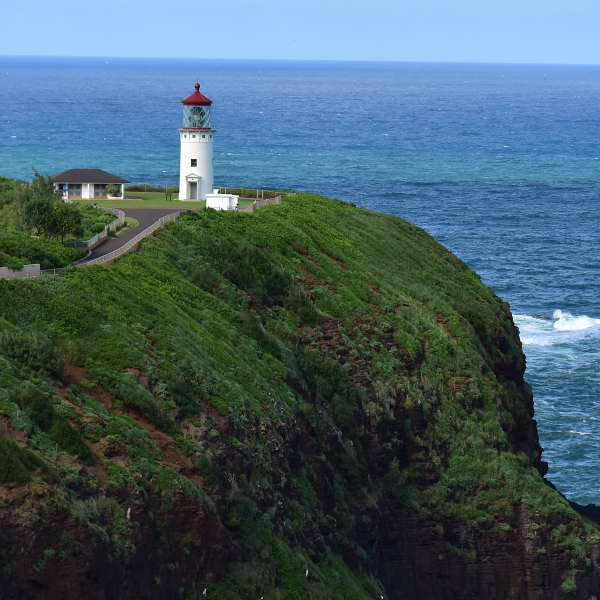
#> input picture Week 9/Sample.jpeg, 1200 x 1200 px, found by its file name (shown at 1/2 size)
$ jupyter execute Tugas_9_Data_Sains.ipynb   (shell and % lines are left out)
#> lines starting #> are read from the running program, lines starting #| are printed output that depends on the picture; after the words box and inside, x2 and y2 are one past the last pixel; in counts of white or black regions, pixels touching at a corner belong together
<a href="https://colab.research.google.com/github/aricahyasaputra/data-sains-course-assigment-/blob/main/Week%209/Tugas_9_Data_Sains.ipynb" target="_parent"></a>

# Segmentasi

Dalam melakukan segmentasi gambar dapat dilakukan dengan berbagai pendekatan, manipulasi nilai pixel dengan menggunakan threshold, maupun dengan menerapkan 'filter' pengolahan citra. Pada hands-on ini Anda akan melakukan proses se

[cell 1]
## import library

from skimage.color import rgb2gray
import numpy as np
import cv2
import matplotlib.pyplot as plt
from scipy import ndimage
from PIL import Image
from sklearn.cluster import KMeans
from skimage.filters import sobel
import skimage.segmentation
import skimage
import warnings
warnings.filterwarnings("ignore")

[cell 2]
image=Image.open('/content/Sample.jpeg')
#> image is the input picture: PIL image 1200x1200 RGB; mean R, G, B 69.3, 93.4, 102.9
image=image.resize((320,225))
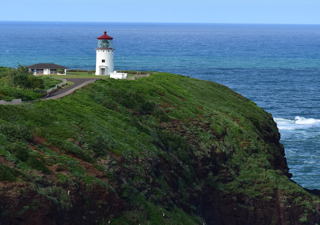
#> image: PIL image 320x225 RGB; mean R, G, B 69.3, 93.4, 102.9
image=np.array(image)
plt.imshow(image)

[cell 3]
# Making the gray scale of the image
gray = rgb2gray(image)
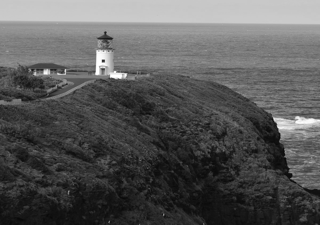
#> gray: shape (225, 320) float64; min 0.0359, max 1, mean 0.349
plt.imshow(gray, cmap='gray')

[cell 4]
## Segmentasi obyek menjadi 2 bagian yang berbeda berdasarkan nilai threshold yang ditentukan
# What if we use the mean of the pixels in the whole image as threshold and kinda use it for segmentation
arr=gray.flatten()
for i in range(len(arr)):
    if arr[i]>=arr.mean() :
        arr[i]=1
    else:
        arr[i]=0
gray_segmented=arr.reshape(gray.shape[0],gray.shape[1])
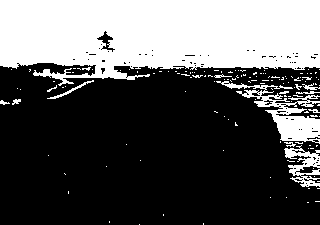
#> gray_segmented: shape (225, 320) float64; values 0 (black) and 1 (white), 35.2% white; 138 white regions (125 under 20 px), largest, box (x1, y1, x2, y2) and area: (0, 0, 320, 86) 21881, (216, 81, 320, 144) 1932, (284, 145, 320, 187) 709

[cell 5]
plt.imshow(gray_segmented,cmap='gray')

[cell 6]
## Segmentasi obyek menjadi 5 bagian yang berbeda berdasarkan nilai threshold yang ditentukan
# What if we tune the above function more??
arr=gray.flatten()
for i in range(len(arr)):
    if arr[i]>=arr.mean():
        arr[i]=4
    elif arr[i]>=0.75:
        arr[i]=3
    elif arr[i]>0.5 :
        arr[i]=2
    elif arr[i]>0.25:
        arr[i]=1
    else:
        arr[i]=0
gray_segmented_2=arr.reshape(gray.shape[0],gray.shape[1])
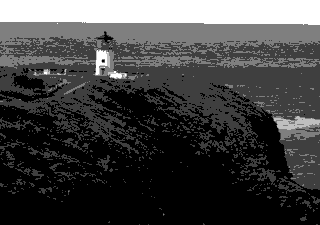
#> gray_segmented_2: shape (225, 320) float64; min 0, max 4, mean 1.03; drawn with min black and max white

[cell 7]
# There are 5 segments in the below image :)
plt.figure(figsize=(18,8))
plt.imshow(gray_segmented_2,cmap='pink')
plt.axis("off")
plt.show()

[cell 8]
### Memanfaatkan informasi dari nilai histogram

[cell 9]
imm=image[:,:,0]
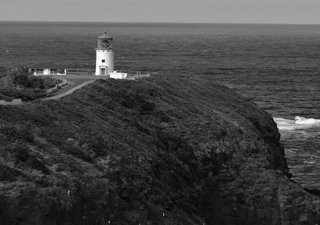
#> imm: shape (225, 320); min 3, max 255, mean 69.3
elevation_map = sobel(imm)
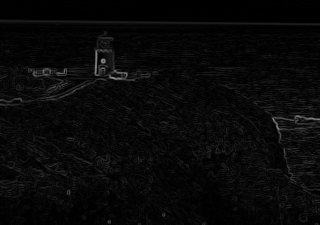
#> elevation_map: shape (225, 320) float64; min 0, max 0.562, mean 0.0355

fig, ax = plt.subplots(figsize=(18,8))
ax.imshow(elevation_map, cmap='gray', interpolation='nearest')
ax.axis('off')
ax.set_title('elevation_map')
plt.show()

[cell 10]
plt.hist(imm.flatten())
plt.show()
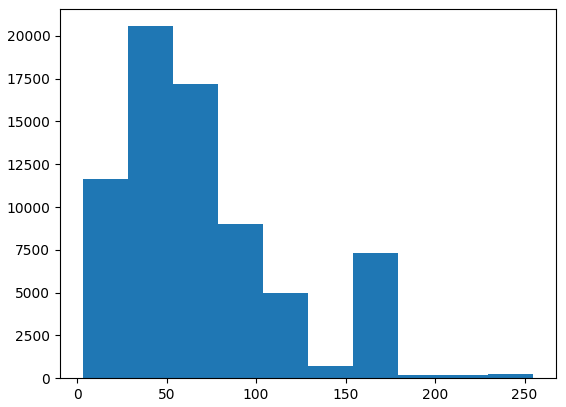
#> figure drawn by matplotlib, 1 panel; tallest bar 20562 high, from x = 28.2 to 53.4

[cell 11]
## Melakukan pelabelan terhadap pixel berdasarkan nilai histogram
markers = np.zeros_like(imm)
markers[imm < 117] = 1
markers[imm > 232] = 2

fig, ax = plt.subplots(figsize=(8,4))
ax.imshow(markers, cmap='Spectral', interpolation='nearest')
ax.axis('off')
ax.set_title('markers')
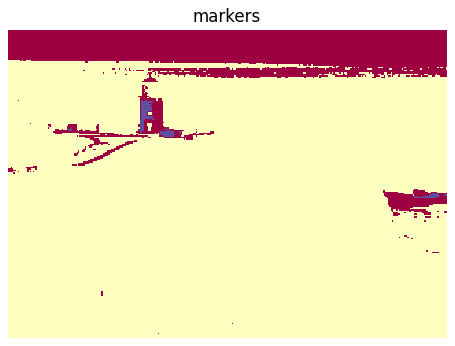
#> figure drawn by matplotlib, 1 panel

[cell 12]
segmentation = skimage.segmentation.watershed(elevation_map, markers)
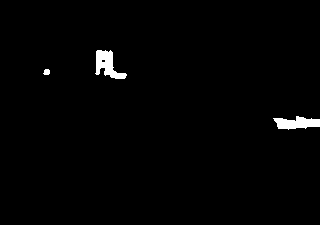
#> segmentation: shape (225, 320); values 1 (black) and 2 (white), 1.3% white; 3 white regions, box (x1, y1, x2, y2) and area: (95, 50, 127, 79) 472, (273, 116, 320, 130) 424, (43, 69, 50, 75) 34

fig, ax = plt.subplots(figsize=(10,5))
ax.imshow(segmentation, cmap='pink',interpolation='nearest')
ax.axis('off')
ax.set_title('segmentation')

# Pendekatan lain : Segmentasi dengan memanfaatkan nilai cluster dari pixel

[cell 13]
im=image/255
pic=im.reshape(im.shape[0]*im.shape[1],im.shape[2])

[cell 14]
fig, ax = plt.subplots(2, 3, figsize=(16, 8))
count=1
for i in range(2):
    for j in range(3):

        kmeans = KMeans(n_clusters=count+1, random_state=0).fit(pic)
        pic_print = kmeans.cluster_centers_[kmeans.labels_]
        clustered_pic=pic_print.reshape(im.shape[0],im.shape[1],im.shape[2])
        count+=1
        ax[i][j].set_title('Cluster '+str(count))
        ax[i][j].imshow(clustered_pic)
        ax[i][j].set_axis_off()
#> after the loop, count = 7
plt.show()
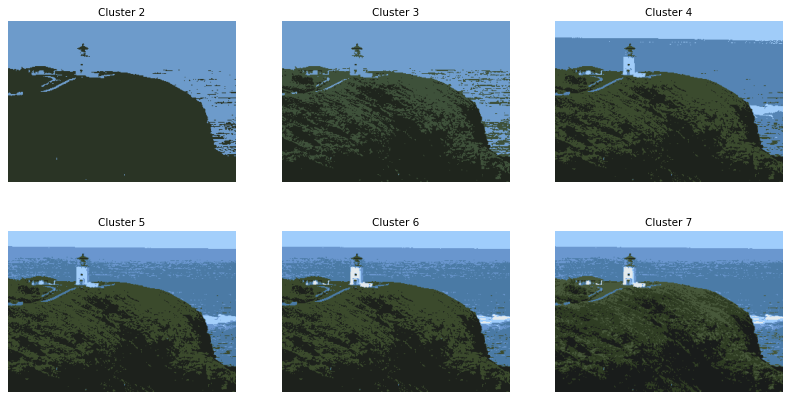
#> figure drawn by matplotlib, 6 panels
